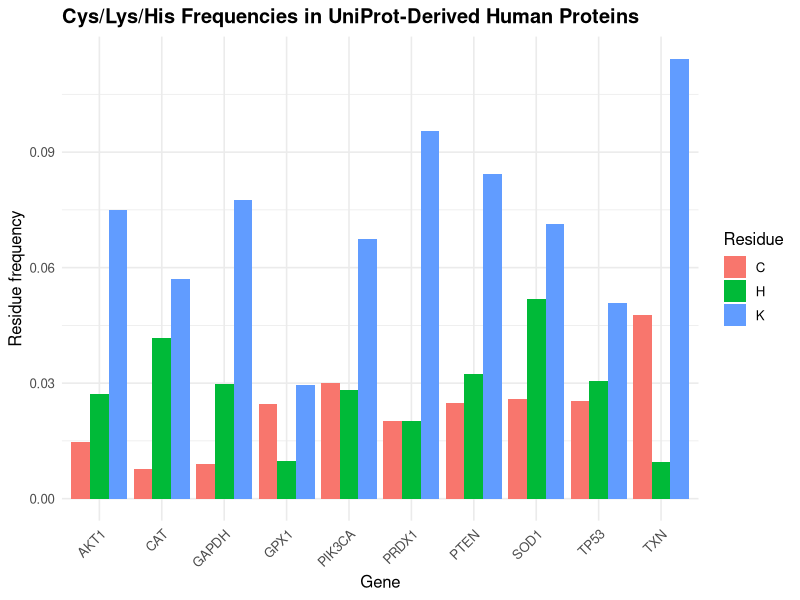
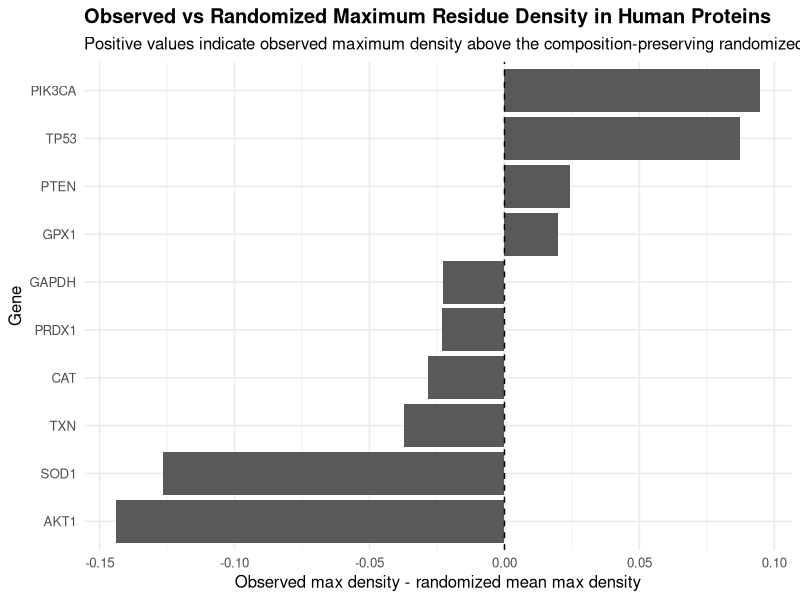

The R source for these figures, in order:
# 09_visualize_human_results.R
# Purpose:
# Generate visual summaries for the UniProt-derived human protein sequence analysis.
#
# Scientific scope:
# These figures visualise sequence-level residue frequencies and null-model
# comparisons. They do not demonstrate biochemical reactivity, oxidative
# modification, electrophile adduction, structural exposure, or functional
# perturbation.

library(readr)
library(dplyr)
library(ggplot2)
library(stringr)

dir.create("results/figures", recursive = TRUE, showWarnings = FALSE)

residue_mapping <- read_csv(
  "results/tables/human_residue_mapping_results.csv",
  show_col_types = FALSE
)

null_results <- read_csv(
  "results/tables/human_null_model_results.csv",
  show_col_types = FALSE
)

extract_gene <- function(header) {
  str_match(header, "GN=([^ ]+)")[, 2]
}

residue_mapping <- residue_mapping %>%
  mutate(gene = extract_gene(protein))

null_plot_data <- null_results %>%
  mutate(
    gene = extract_gene(protein),
    density_difference = observed_max_density - mean_randomized_max_density
  )

residue_frequency_plot <- ggplot(
  residue_mapping,
  aes(x = gene, y = frequency, fill = residue)
) +
  geom_col(position = "dodge") +
  labs(
    title = "Cys/Lys/His Frequencies in UniProt-Derived Human Proteins",
    x = "Gene",
    y = "Residue frequency",
    fill = "Residue"
  ) +
  theme_minimal(base_size = 12) +
  theme(
    axis.text.x = element_text(angle = 45, hjust = 1),
    plot.title = element_text(face = "bold")
  )

ggsave(
  filename = "results/figures/human_residue_frequency_plot.png",
  plot = residue_frequency_plot,
  width = 9,
  height = 5,
  dpi = 300
)

null_model_plot <- ggplot(
  null_plot_data,
  aes(x = reorder(gene, density_difference), y = density_difference)
) +
  geom_col() +
  geom_hline(yintercept = 0, linetype = "dashed") +
  coord_flip() +
  labs(
    title = "Observed vs Randomized Maximum Residue Density in Human Proteins",
    subtitle = "Positive values indicate observed maximum density above the composition-preserving randomized mean",
    x = "Gene",
    y = "Observed max density - randomized mean max density"
  ) +
  theme_minimal(base_size = 12) +
  theme(
    plot.title = element_text(face = "bold")
  )

ggsave(
  filename = "results/figures/human_null_model_comparison_plot.png",
  plot = null_model_plot,
  width = 8,
  height = 5,
  dpi = 300
)

message("Human residue frequency plot written to results/figures/human_residue_frequency_plot.png")
message("Human null-model comparison plot written to results/figures/human_null_model_comparison_plot.png")
